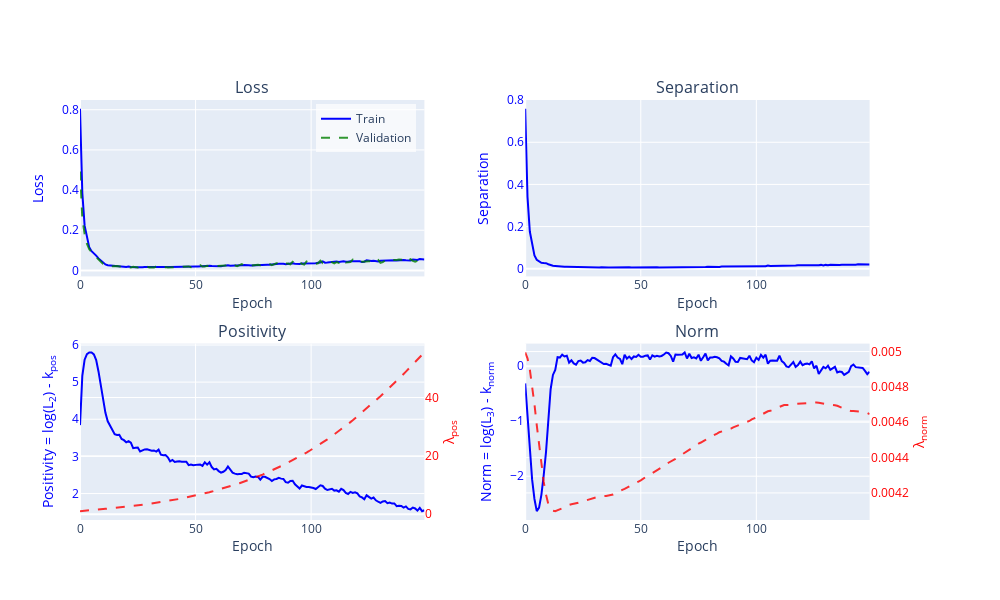

The code cell stored with this chart in its notebook:
### Code cell
from analysis import loss_plots

from mlflow.tracking import MlflowClient
import numpy as np

client = MlflowClient()

# Loss plots from MLflow metrics
def fetch_metric(metric_key: str):
    history = client.get_metric_history(RUN_ID, metric_key)
    if history:
        history = sorted(history, key=lambda x: x.step)
        return np.array([m.value for m in history])
    return None

train_losses = {
    "loss": fetch_metric(f"k{k}/train_loss"),
    "separation": fetch_metric(f"k{k}/separation"),
    "positivity": fetch_metric(f"k{k}/positivity_geco"),
    "norm": fetch_metric(f"k{k}/norm_geco"),
}
train_losses = {k: v for k, v in train_losses.items() if v is not None}

val_losses = {"loss": fetch_metric(f"k{k}/val_loss")}
val_losses = {k: v for k, v in val_losses.items() if v is not None}

lambda_pos = fetch_metric(f"k{k}/lambda_pos")
lambda_norm = fetch_metric(f"k{k}/lambda_norm")

if train_losses:
    fig_loss = loss_plots(train_losses, val_losses or None, lambda_pos, lambda_norm)
    fig_loss.show()

### Figure 1 — Plotly figure (JSON) as saved in the notebook; plotly's stock layout.template omitted (floating-point values rounded to 4 significant figures; data arrays with more than 128 entries replaced by an {"elided": "..."} marker saying what was removed)
{"data": [{"line": {"color": "blue"}, "mode": "lines", "name": "Train", "showlegend": true, "type": "scatter", "x": {"elided": "150 int values"}, "xaxis": "x", "y": {"elided": "150 float values"}, "yaxis": "y"}, {"line": {"color": "green", "dash": "dash"}, "mode": "lines", "name": "Validation", "opacity": 0.8, "showlegend": true, "type": "scatter", "x": {"elided": "150 int values"}, "xaxis": "x", "y": {"elided": "150 float values"}, "yaxis": "y"}, {"line": {"color": "blue"}, "mode": "lines", "name": "Train", "showlegend": false, "type": "scatter", "x": {"elided": "150 int values"}, "xaxis": "x2", "y": {"elided": "150 float values"}, "yaxis": "y2"}, {"line": {"color": "blue"}, "mode": "lines", "name": "Train", "showlegend": false, "type": "scatter", "x": {"elided": "150 int values"}, "xaxis": "x3", "y": {"elided": "150 float values"}, "yaxis": "y3"}, {"line": {"color": "red", "dash": "dash"}, "mode": "lines", "name": "λ<sub>pos</sub>", "opacity": 0.8, "showlegend": false, "type": "scatter", "x": {"elided": "150 int values"}, "xaxis": "x3", "y": {"elided": "150 float values"}, "yaxis": "y4"}, {"line": {"color": "blue"}, "mode": "lines", "name": "Train", "showlegend": false, "type": "scatter", "x": {"elided": "150 int values"}, "xaxis": "x4", "y": {"elided": "150 float values"}, "yaxis": "y5"}, {"line": {"color": "red", "dash": "dash"}, "mode": "lines", "name": "λ<sub>norm</sub>", "opacity": 0.8, "showlegend": false, "type": "scatter", "x": {"elided": "150 int values"}, "xaxis": "x4", "y": {"elided": "150 float values"}, "yaxis": "y6"}], "layout": {"annotations": [{"font": {"size": 16}, "showarrow": false, "text": "Loss", "x": 0.205, "xanchor": "center", "xref": "paper", "y": 1, "yanchor": "bottom", "yref": "paper"}, {"font": {"size": 16}, "showarrow": false, "text": "Separation", "x": 0.735, "xanchor": "center", "xref": "paper", "y": 1, "yanchor": "bottom", "yref": "paper"}, {"font": {"size": 16}, "showarrow": false, "text": "Positivity", "x": 0.205, "xanchor": "center", "xref": "paper", "y": 0.42, "yanchor": "bottom", "yref": "paper"}, {"font": {"size": 16}, "showarrow": false, "text": "Norm", "x": 0.735, "xanchor": "center", "xref": "paper", "y": 0.42, "yanchor": "bottom", "yref": "paper"}], "height": 600, "legend": {"bgcolor": "rgba(255,255,255,0.7)", "x": 0.4, "xanchor": "right", "y": 0.99, "yanchor": "top"}, "width": 1000, "xaxis": {"anchor": "y", "domain": [0, 0.41], "title": {"standoff": 5, "text": "Epoch"}}, "xaxis2": {"anchor": "y2", "domain": [0.53, 0.94], "title": {"standoff": 5, "text": "Epoch"}}, "xaxis3": {"anchor": "y3", "domain": [0, 0.41], "title": {"standoff": 5, "text": "Epoch"}}, "xaxis4": {"anchor": "y5", "domain": [0.53, 0.94], "title": {"standoff": 5, "text": "Epoch"}}, "yaxis": {"anchor": "x", "domain": [0.58, 1], "tickfont": {"color": "blue"}, "title": {"font": {"color": "blue"}, "text": "Loss"}}, "yaxis2": {"anchor": "x2", "domain": [0.58, 1], "tickfont": {"color": "blue"}, "title": {"font": {"color": "blue"}, "text": "Separation"}}, "yaxis3": {"anchor": "x3", "domain": [0, 0.42], "tickfont": {"color": "blue"}, "title": {"font": {"color": "blue"}, "text": "Positivity = log(L<sub>2</sub>) - k<sub>pos</sub>"}}, "yaxis4": {"anchor": "x3", "overlaying": "y3", "side": "right", "tickfont": {"color": "red"}, "title": {"font": {"color": "red"}, "standoff": 5, "text": "λ<sub>pos</sub>"}}, "yaxis5": {"anchor": "x4", "domain": [0, 0.42], "tickfont": {"color": "blue"}, "title": {"font": {"color": "blue"}, "text": "Norm = log(L<sub>3</sub>) - k<sub>norm</sub>"}}, "yaxis6": {"anchor": "x4", "overlaying": "y5", "side": "right", "tickfont": {"color": "red"}, "title": {"font": {"color": "red"}, "standoff": 5, "text": "λ<sub>norm</sub>"}}}}
